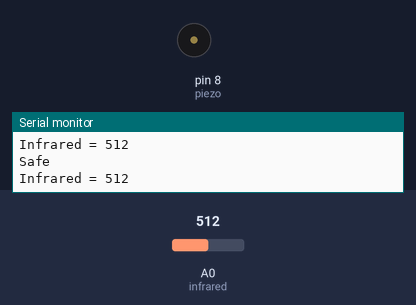
Simulated run of this sketch. Board: Arduino Uno, built with avr-gcc and run on an emulated ATmega328P. Parts: buzzer (waves = sounding), the last lines printed to the serial monitor. Inputs (shaded band) come from the test bench; at power-on: A0 (infrared) = 512.

Above: at 1.2 s.
1.3 s: A0 (infrared) set to 107
2.8 s: A0 (infrared) set to 92
At 3.8 s:
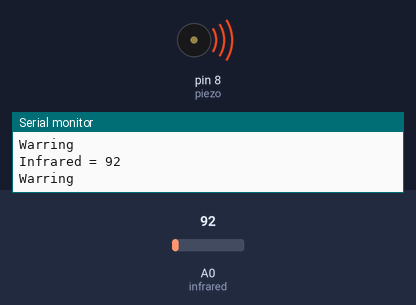
4.3 s: A0 (infrared) set to 11
5.8 s: A0 (infrared) set to 8
8.8 s: A0 (infrared) set to 110
11.8 s: A0 (infrared) set to 90
At 13.2 s:
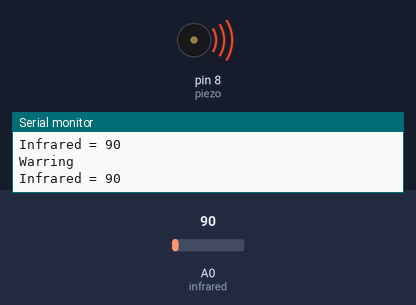
Timing chart, 0 to 15.8 s (numbered marks = the images above; inputs shaded):
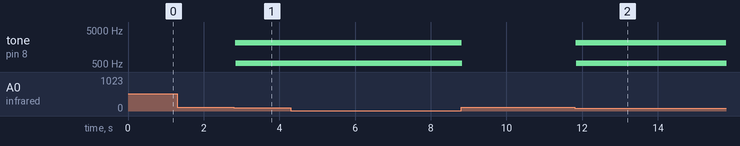

The sketch:

ex02.ino
```cpp
int infrared  = A0;
int piezo = 8;

void setup() {
  // 부저 핀을 OUTPUT으로 설정합니다.
  pinMode(piezo, OUTPUT);
  // 적외선 장애물 감지 센서의 상태를 확인하기 위하여 시리얼 통신의 속도를 설정합니다.
  Serial.begin(9600);
}

void loop() {
  // 적외선 감지 센서 부터 센서값을 읽습니다.
  // 감지되면 0, 감지되지 않으면 1이 나옵니다.
  int state = analogRead(infrared);

  // 측정된 센서값을 시리얼 모니터에 출력합니다.
  Serial.print("Infrared = ");
  Serial.println(state);

  // 장애물이 감지되었다면(센서값이 100이하라면)
  if(state < 100){
    // 경보를 출력합니다.
    tone(piezo, 2093);
    delay(10);
    tone(piezo, 523);
    delay(10);
    // 경보 메세지를 시리얼 모니터에 출력합니다.
    Serial.println("Warring");
  }

  /// 장애물이 감지 되지 않았다면
  else{
    // 부저를 출력하지 않습니다.
    noTone(piezo);
    // 안전 메세지를 시리얼 모니터에 출력합니다.
    Serial.println("Safe");
  }
}
```

Measured:
- the behaviour switches between 100 and 99 on A0 (infrared) (found by bisection; images 0 and 1)
- after the input at 2.8 s, tone on pin 8 (piezo): alternates 2093 Hz for 0.01 s and 523 Hz for 0.01 s, starting at once
- after the input at 11.8 s, tone on pin 8 (piezo): alternates 2093 Hz for 0.01 s and 523 Hz for 0.01 s, starting at once
